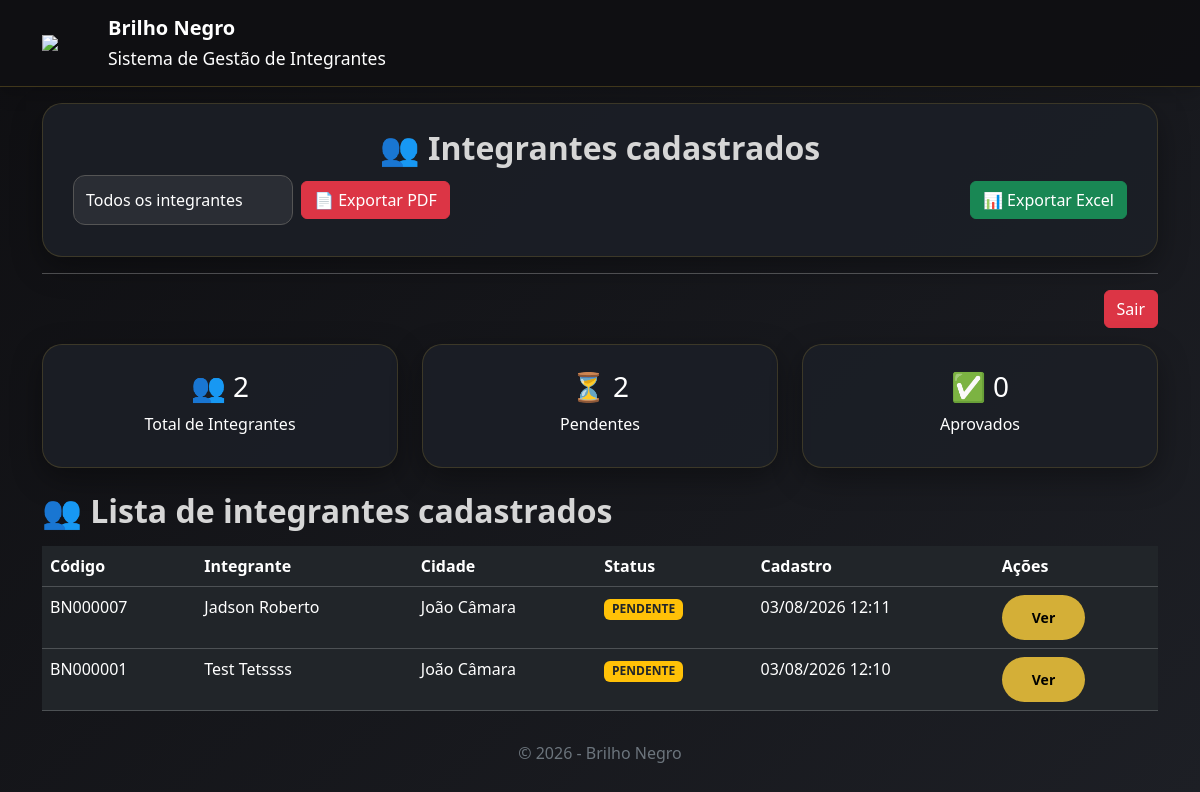
Before: /admin (signed in) with the older database file.
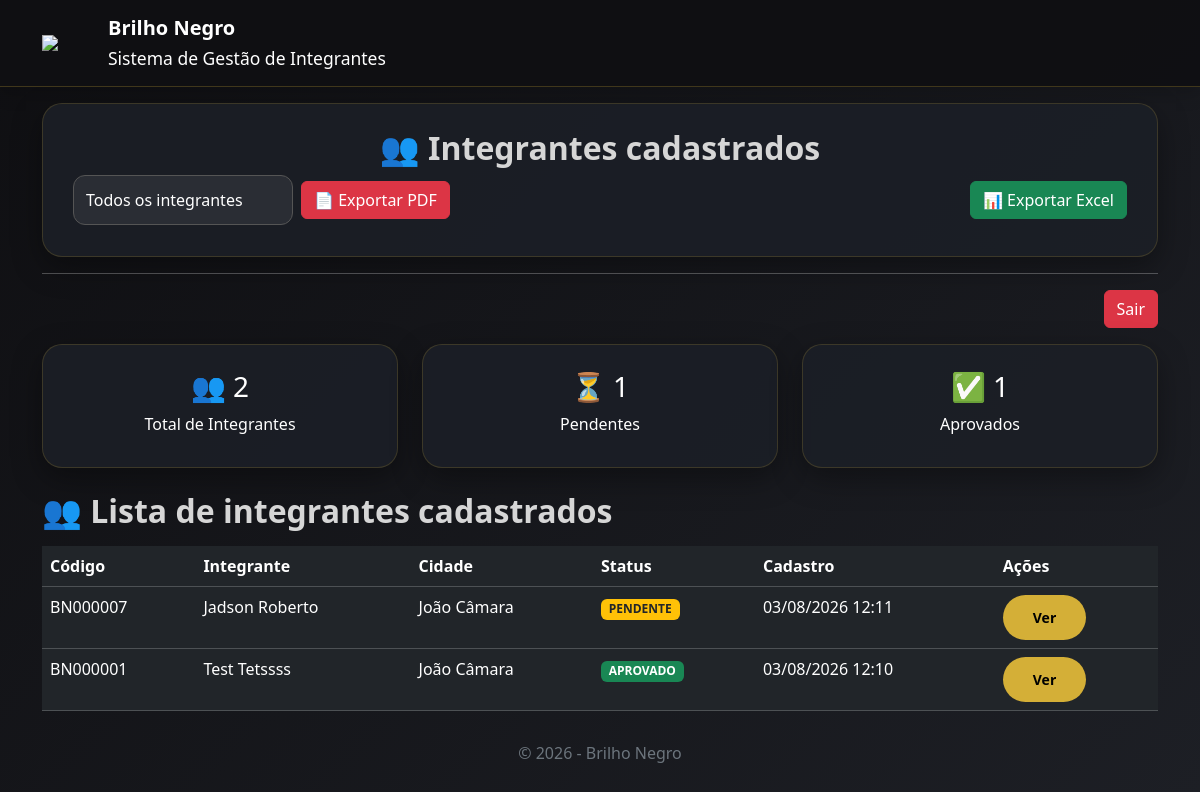
After: the same page with the newer database file.
### tables this page shows
CREATE TABLE integrantes (

        id INTEGER PRIMARY KEY AUTOINCREMENT,

        nome TEXT NOT NULL,

        data_nascimento TEXT,

        telefone TEXT,

        email TEXT,


        rua TEXT,
        numero TEXT,
        complemento TEXT,
        bairro TEXT,
        cidade TEXT,
        estado TEXT,
        cep TEXT,


        tipo_sanguineo TEXT,

        possui_alergia TEXT,

        descricao_alergia TEXT,


        responsavel TEXT,

        parentesco TEXT,

        telefone_responsavel TEXT,


        status TEXT DEFAULT 'PENDENTE'


    , codigo_integrante TEXT, cpf TEXT, genero TEXT, alergia_medicamento TEXT, calcado TEXT, estuda TEXT, local_estudo TEXT, trabalha TEXT, profissao TEXT, experiencia_banda TEXT, descricao_experiencia TEXT, data_cadastro TEXT);

### app.py (the view)
@app.route("/admin")
def admin():
    if "admin" not in session:
        return redirect("/login")
    conexao = sqlite3.connect(BANCO)
    conexao.row_factory = sqlite3.Row
    cursor = conexao.cursor()
    cursor.execute("""
        SELECT *
        FROM integrantes
        ORDER BY id DESC
    """)
    integrantes = cursor.fetchall()
    cursor.execute("""
        SELECT COUNT(*)
        FROM integrantes
    """)
    total = cursor.fetchone()[0]
    cursor.execute("""
        SELECT COUNT(*)
        FROM integrantes
        WHERE status = 'PENDENTE'
    """)
    pendentes = cursor.fetchone()[0]
    cursor.execute("""
        SELECT COUNT(*)
        FROM integrantes
        WHERE status = 'APROVADO'
    """)
    aprovados = cursor.fetchone()[0]
    conexao.close()
    return render_template(
        "admin/integrantes.html",
        integrantes=integrantes,
        total=total,
        pendentes=pendentes,
        aprovados=aprovados
    )

### templates/admin/integrantes.html (shortened to what this page needs)
{% extends 'layout/base.html' %}
{% block conteudo %}
<div class="card-bn">
<h2 class="titulo text-center">
👥 Integrantes cadastrados
</h2>
<div class="row align-items-center mb-3">
    <div class="col-md-6">
        <form
        action="/admin/exportar/pdf"
        method="get"
        class="d-flex align-items-center gap-2">
            <select
            name="status"
            class="form-select"
            style="width:220px;">
                <option value="">
                    Todos os integrantes
                </option>
            </select>
            <button
            type="submit"
            class="btn btn-danger">
                📄 Exportar PDF
            </button>
        </form>
    </div>
    <div class="col-md-6 text-end">
        <a
        href="/admin/exportar/excel"
        class="btn btn-success">
            📊 Exportar Excel
        </a>
    </div>
</div>
</div>
<hr>
<div class="text-end mb-3">
<a href="/logout" class="btn btn-danger">
Sair
</a>
</div>
<div class="row text-center mb-4">
<div class="col-md-4">
<div class="card-bn">
<h3>
👥 {{ total }}
</h3>
<p>
Total de Integrantes
</p>
</div>
</div>
<div class="col-md-4">
<div class="card-bn">
<h3>
⏳ {{ pendentes }}
</h3>
<p>
Pendentes
</p>
</div>
</div>
<div class="col-md-4">
<div class="card-bn">
<h3>
✅ {{ aprovados }}
</h3>
<p>
Aprovados
</p>
</div>
</div>
</div>
<h3 class="titulo mt-4 mb-3">
👥 Lista de integrantes cadastrados
</h3>
<div class="table-responsive">
<table class="table table-dark table-hover">
<thead>
<tr>
<th>Código</th>
<th>Integrante</th>
<th>Cidade</th>
<th>Status</th>
<th>Cadastro</th>
<th>Ações</th>
</tr>
</thead>
<tbody>
{% for pessoa in integrantes %}
<tr>
<td>
{{ pessoa.codigo_integrante }}
</td>
<td>
{{ pessoa.nome }}
</td>
<td>
{{ pessoa.cidade }}
</td>
<td>
{% if pessoa.status == "PENDENTE" %}
<span class="badge bg-warning text-dark">
PENDENTE
</span>
{% elif pessoa.status == "APROVADO" %}
<span class="badge bg-success">
APROVADO
</span>
{% else %}
<span class="badge bg-danger">
{{ pessoa.status }}
</span>
{% endif %}
</td>
<td>
{{ pessoa.data_cadastro }}
</td>
<td>
<a
href="/admin/integrante/{{ pessoa.id }}"
class="btn btn-sm btn-brilho">
Ver
</a>
</td>
</tr>
{% endfor %}
</tbody>
</table>
</div>
</div>
{% endblock %}

Changed rows visible on the page:
changed integrantes "BN000001": status "PENDENTE" → "APROVADO"
Other visible differences:
{{ pendentes }}: "2" → "1"
{{ aprovados }}: "0" → "1"
